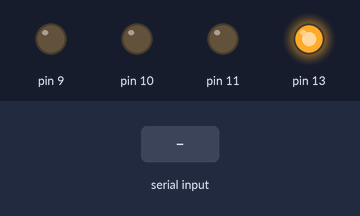
A sketch run on a simulated Arduino Uno, built with avr-gcc and run on an emulated ATmega328P. On the bench: output pins drawn as LEDs (lit = HIGH). The test bench sets the inputs (shaded band).

Above: at 1.2 s.
1.3 s: "R90\n" received over Serial
At 2.5 s:
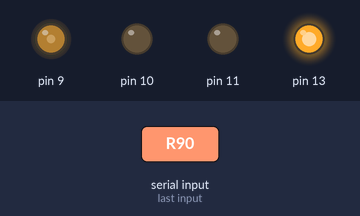
2.8 s: "R,45\n" received over Serial
At 3.9 s:
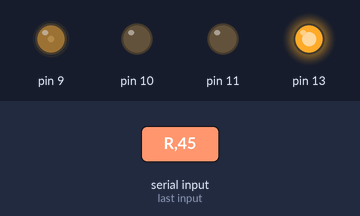
4.3 s: "G90\n" received over Serial
At 5.0 s:
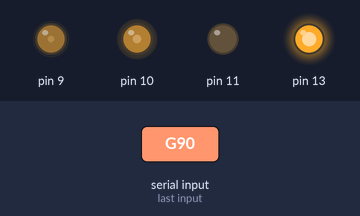
5.8 s: "G,45\n" received over Serial
At 6.1 s:
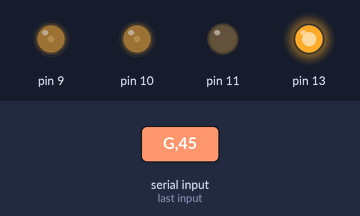
7.3 s: "B90\n" received over Serial
At 8.4 s:
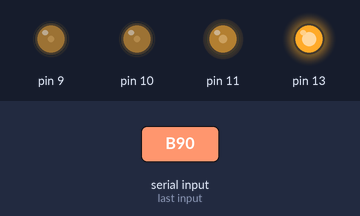
8.8 s: "B,45\n" received over Serial
At 9.6 s:
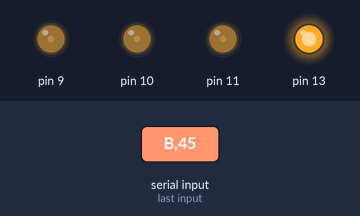
Timing chart, 0 to 11.3 s (numbered marks = the images above; inputs shaded):
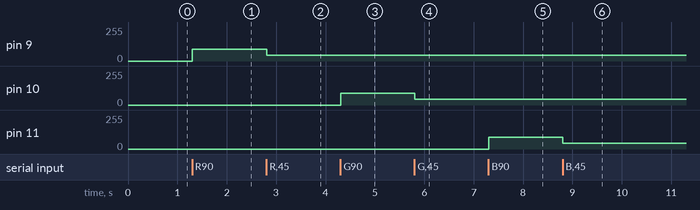

The sketch:

BT_RGBmix.ino
```cpp
void setup() {

    pinMode(9,OUTPUT);
    pinMode(10,OUTPUT);
    pinMode(11,OUTPUT);
    pinMode(13,OUTPUT);
    digitalWrite(13,HIGH);

  Serial.begin(9600);
}

void loop() {
  if(Serial.available()){
    char c=Serial.read();
    int value = Serial.parseInt();
    if (c == 'R'){
      analogWrite(9,value);
    }
    else if (c == 'G'){
      analogWrite(10,value);
    }
    else if (c == 'B'){
      analogWrite(11,value);
    }
  }
}
```

Measured:
- after the input at 1.3 s, pin 9: 0/255 → 90/255 at once
- after the input at 2.8 s, pin 9: 90/255 → 45/255 at once
- after the input at 4.3 s, pin 10: 0/255 → 90/255 at once
- after the input at 5.8 s, pin 10: 90/255 → 45/255 at once
- after the input at 7.3 s, pin 11: 0/255 → 90/255 at once
- after the input at 8.8 s, pin 11: 90/255 → 45/255 at once
